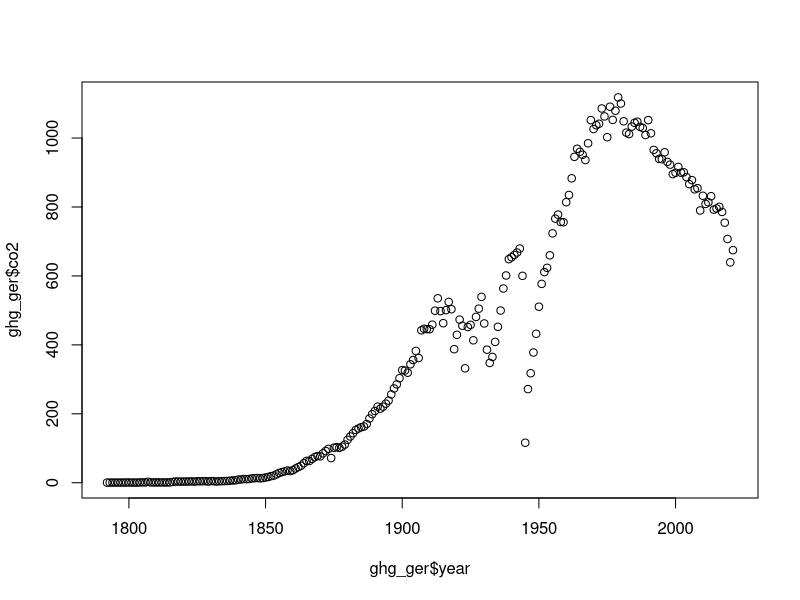
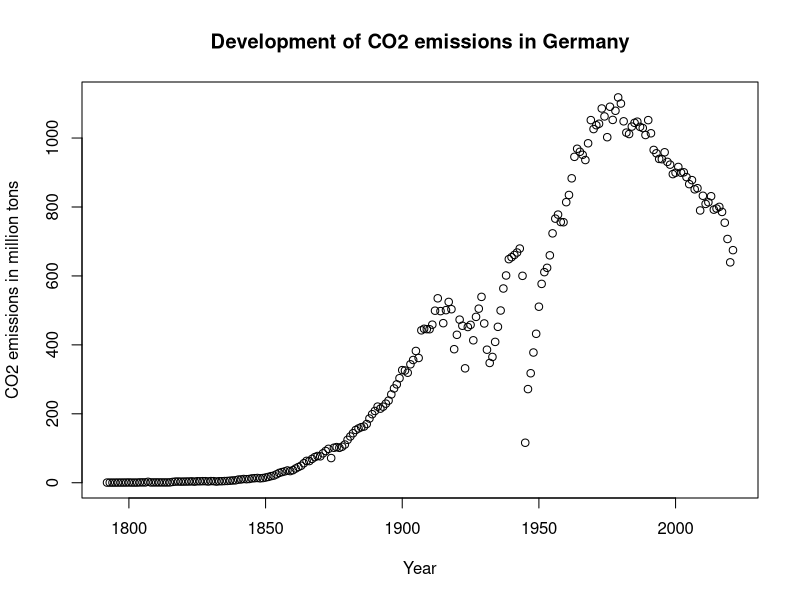
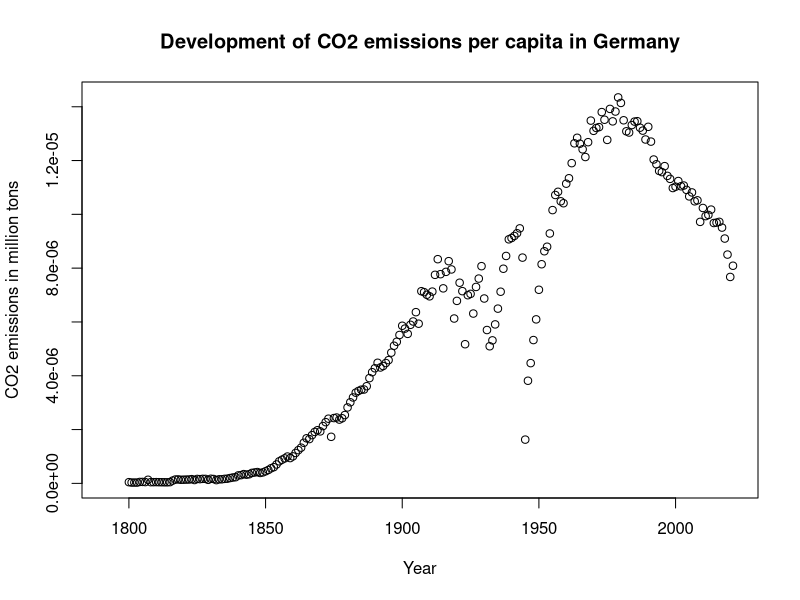

Here is the R script that generated these plots, in order:
#### B2/ETX3 Tutorial ####

##### R Script 1: Basics (packages, loading data, basic data manipulation, plotting)


###### Packages ######

  # Packages are used to import
  
  install.packages("here")
  library(here)

###### Loading data #####

  # Reading data (Using "read.csv"-function for ".csv"-files)
  ghg_ger = read.csv(here("Data/1/ghg_ger.csv"))

  
###### Plotting data #####
  
  # Development of CO2 emissions over time
  
  plot(x = ghg_ger$year, # x-axis
       y = ghg_ger$co2)  # y-axis
 
  # The plot is missing important information (e.g. title, unit of CO2 emissions) 
  # Use the build-in help that R offers to add this information
  
  ?plot
  
  # In the documentation we learn that we can use the arguments "main = ", "xlab = " and "ylab = " to add additional info
  
  plot(x = ghg_ger$year, # x-axis
       y = ghg_ger$co2,  # y-axis
       main = "Development of CO2 emissions in Germany", # title
       xlab = "Year", # title of x-axis
       ylab = "CO2 emissions in million tons")  # title of y-axis
  
###### Manipulating data ######
  
  # We want to see the developments of CO2 emission per capita
  # For this we can create a new column dividing CO2 emissions by population
  
  ghg_ger$co2percapita = ghg_ger$co2/ghg_ger$population
  
  # Plotting the development of CO2 per capita
  
  plot(x = ghg_ger$year, # x-axis
       y = ghg_ger$co2percapita,  # y-axis
       main = "Development of CO2 emissions per capita in Germany", # title
       xlab = "Year", # title of x-axis
       ylab = "CO2 emissions in million tons")  # title of y-axis
  
  